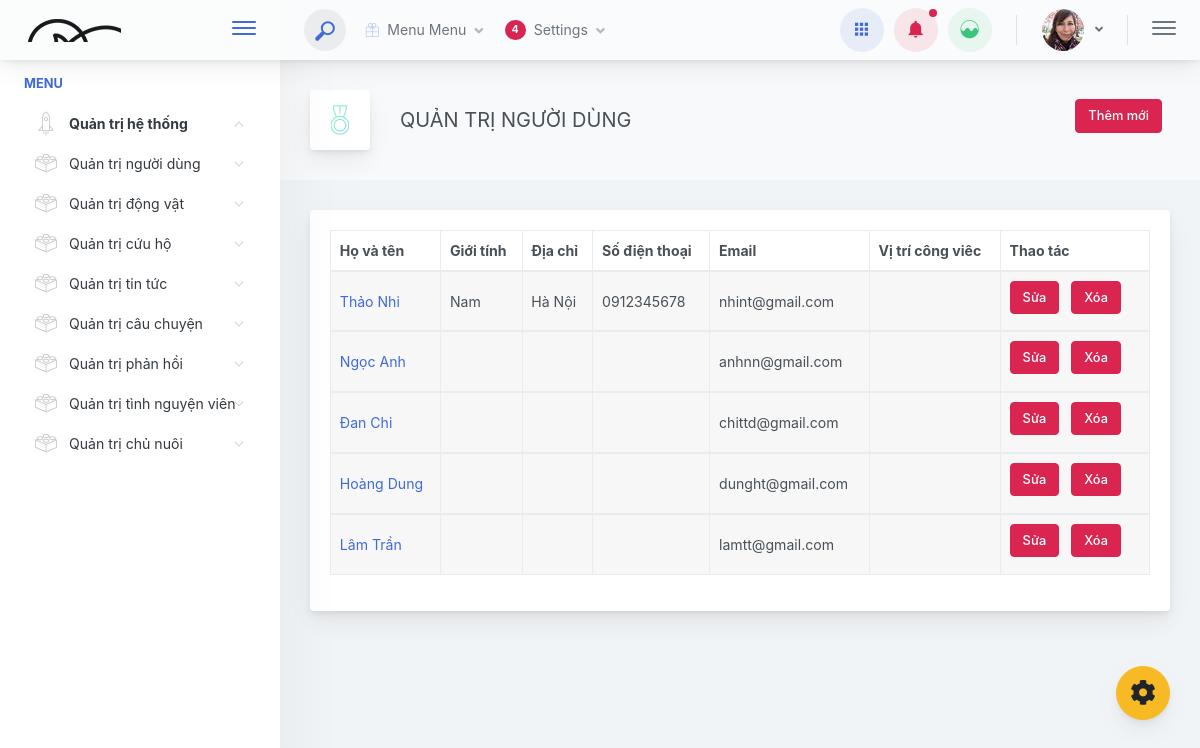
The page /index.php/admin/quan_tri_nguoi_dung on the database its author committed.
### tables this page shows
CREATE TABLE `tbl_user` (
  `id` int(11) NOT NULL,
  `ho_ten` varchar(200) NOT NULL,
  `gioi_tinh_id` int(11) NOT NULL,
  `dia_chi` varchar(200) NOT NULL,
  `sdt` varchar(10) NOT NULL,
  `email` varchar(200) NOT NULL,
  `mat_khau` varchar(200) NOT NULL,
  `vi_tri_id` int(11) NOT NULL,
  `anh` varchar(300) DEFAULT NULL,
  `ghi_chu` text DEFAULT NULL
);

CREATE TABLE `tbl_gioi_tinh` (
  `gioi_tinh_id` int(11) NOT NULL,
  `ten_gioi_tinh` varchar(100) NOT NULL
);

### application/controllers/admin/Quan_tri_nguoi_dung.php (called while the page is built, shortened)
<?php
class Quan_tri_nguoi_dung extends CI_Controller {
	function __construct()
	{
		$this->load->library('pagination');
		$this->load->helper('url');
		$this->load->database();
		$this->load->model('m_nguoi_dung');
		$this->load->model('m_gioi_tinh');
	}
	public function index()
	{
		$data['title'] = "Quản trị người dùng | United Pets";
		$data['danh_sach'] = $this->m_nguoi_dung->lay_danh_sach_nguoi_dung1();
        $data['viTri'] = $this->m_nguoi_dung->getViTri();
        $data['gioiTinh'] = $this->m_nguoi_dung->getSex();
       	$config['total_rows'] = $this->m_nguoi_dung->countAll();
        $config['base_url'] = base_url() . "admin/Quan_tri_nguoi_dung/index";
        $config['per_page'] = 3;
		$start = $this->uri->segment(4);
        $data['listUser'] = $this->m_nguoi_dung->getListHasPaginate($config['per_page'], $start);
		$this->pagination->initialize($config);
        $paginator = $this->pagination->create_links();
        $data['paginator'] = $paginator;
		$this->load->view('admin/v_header', $data);
		$this->load->view('admin/v_menu');
		$this->load->view('admin/v_quan_tri_nguoi_dung', $data);
	}
}

### index.php (called while the page is built, shortened)
<?php
require_once BASEPATH.'core/CodeIgniter.php';

### application/models/m_nguoi_dung.php (called while the page is built, shortened)
<?php
	class m_nguoi_dung extends CI_Model {
		public function lay_danh_sach_nguoi_dung1()
		{
			$query = $this->db->query("select * from tbl_user");
			return $query->result();
		}
        public function getSex(){
        	$query = $this->db->query("
				SELECT *
				FROM tbl_gioi_tinh
			");
            return $query->result();
        }
        public function getListHasPaginate($total, $start)
		{
			$this->db->limit($total, $start);
			$query = $this->db->get('tbl_user');
			return $query->result();
		}
	}
;?>

### application/views/admin/v_quan_tri_nguoi_dung.php (the view, shortened to what this page needs)
            <div class="app-main__outer">
                <div class="app-main__inner">
                    <div class="app-page-title">
                        <div class="page-title-wrapper">
                            <div class="page-title-heading">
                                <div class="page-title-icon">
                                    <i class="pe-7s-medal icon-gradient bg-tempting-azure">
                                    </i>
                                </div>
                                <div>QUẢN TRỊ NGƯỜI DÙNG
                                </div>
                            </div>
                            <div class="page-title-actions">
                               <a href="<?=base_url();?>admin/quan_tri_nguoi_dung/them_moi_nguoi_dung">
                                <button class="ladda-button mb-2 mr-2 btn btn-danger" data-style="expand-right">
                                    <span class="ladda-label">Thêm mới</span>
                                </button>
                                </a>
                            </div>    </div>
                    </div>            <div class="main-card mb-3 card">
                        <div class="card-body">
                            <table style="width: 100%;" id="example" class="table table-hover table-striped table-bordered">
                                <thead>
                                <tr>
                                    <th>Họ và tên</th>
                                    <th>Giới tính</th>
                                    <th>Địa chỉ</th>
                                    <th>Số điện thoại</th>
                                    <th>Email</th>
                                    <th>Vị trí công viêc</th>
                                    <th>Thao tác</th>
                                </tr>
                                </thead>
                                 <?php foreach ($danh_sach as $key => $row) {;?>                            <tbody>
                                <tr>
                                    <td>
                                        <a href="<?=base_url();?>admin/quan_tri_nguoi_dung/xem/<?=$row->id;?>" class="text-big font-weight-semibold"><?=$row->ho_ten;?>
                                        </a>
                                    </td>
                                    <td>
                                       <?php
                                            foreach ($gioiTinh as $key2 => $value2) {
                                                if ($row->gioi_tinh_id == $value2->gioi_tinh_id) {
                                                    echo $value2->ten_gioi_tinh;
                                                }
                                            }
                                        ?>
                                    </td>
                                    <td><?=$row->dia_chi;?></td>
                                    <td><?=$row->sdt;?></td>
                                    <td><?=$row->email;?></td>
                                    <td>
                                    </td>
                                    <td>
                                            <a href="<?=base_url();?>admin/quan_tri_nguoi_dung/sua/<?=$row->id;?>">
                                            <button class="ladda-button mb-2 mr-2 btn btn-danger" data-style="expand-right">
                                                <span class="ladda-label">Sửa</span>
                                            </button>
                                            </a>
                                            <a href="<?=base_url();?>admin/quan_tri_nguoi_dung/xoa/<?=$row->id;?>">
                                            <button class="ladda-button mb-2 mr-2 btn btn-danger" data-style="expand-right">
                                                <span class="ladda-label">Xóa</span>
                                            </button>
                                            </a>
                                    </td>
                                </tr>
                                </tbody>
                                <?php
                                }
                                ;?>
                            </table>
                        </div>
                    </div>
                </div>
                </div>
    </div>
</div>
<div class="app-drawer-overlay d-none animated fadeIn"></div><script type="text/javascript" src="./assets/scripts/main.87c0748b313a1dda75f5.js"></script></body>
</html>

### rows shown on the page
tbl_user: ho_ten "Thảo Nhi", dia_chi "Hà Nội", sdt "0912345678", email "nhint@gmail.com"
tbl_gioi_tinh: ten_gioi_tinh "Nam"
tbl_user: ho_ten "Ngọc Anh", email "anhnn@gmail.com"
tbl_user: ho_ten "Đan Chi", email "chittd@gmail.com"
tbl_user: ho_ten "Hoàng Dung", email "dunght@gmail.com"
tbl_user: ho_ten "Lâm Trần", email "lamtt@gmail.com"
